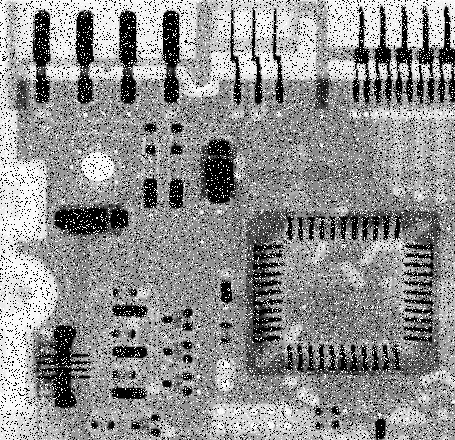
#> input picture cap3/img/335.tif, 455 x 440 px, found by its file name
$ python 335.py
#> lines starting #> are read from the running program, lines starting #| are printed output that depends on the picture
#!/usr/bin/env python
# coding: utf-8

# # imagem 3.35

# In[1]:


import numpy as np
import cv2
import matplotlib.pyplot as plt


# In[2]:


img = cv2.imread('img/335.tif')
#> img is the input picture: shape (440, 455, 3); min 0, max 255, mean 144.1


# In[5]:


blur3 = cv2.blur(img, (3,3))
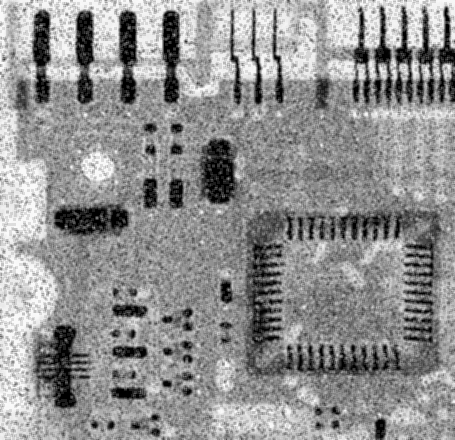
#> blur3: shape (440, 455, 3); min 0, max 253, mean 144


# In[8]:


medianblur3 = cv2.medianBlur(img, 3)
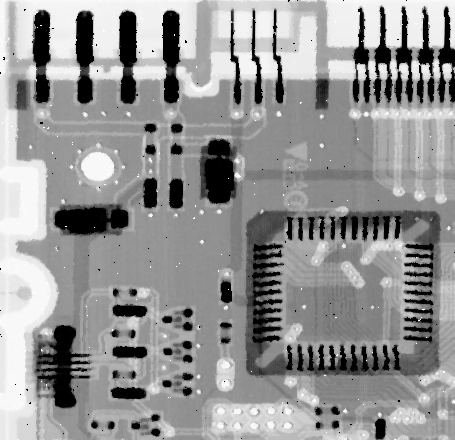
#> medianblur3: shape (440, 455, 3); min 0, max 255, mean 148.2


# In[9]:


fig, axs = plt.subplots(13)
fig.set_size_inches(12,4)

plt.subplot(131), plt.imshow(img)
plt.subplot(132), plt.imshow(blur3)
plt.subplot(133), plt.imshow(medianblur3)

plt.show()
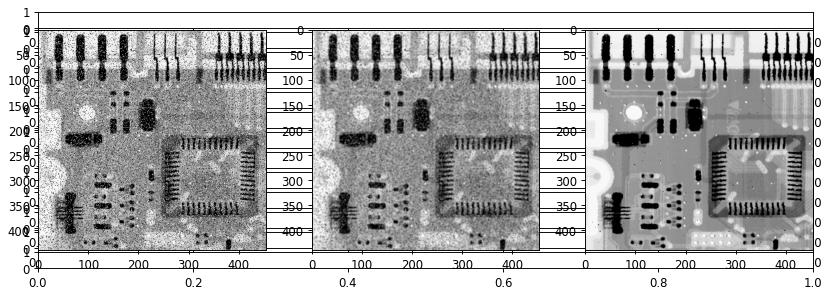
#> figure drawn by matplotlib, 3 panels


# In[ ]:

$ run again, with cap3/img/3201.tif copied over cap3/img/335.tif
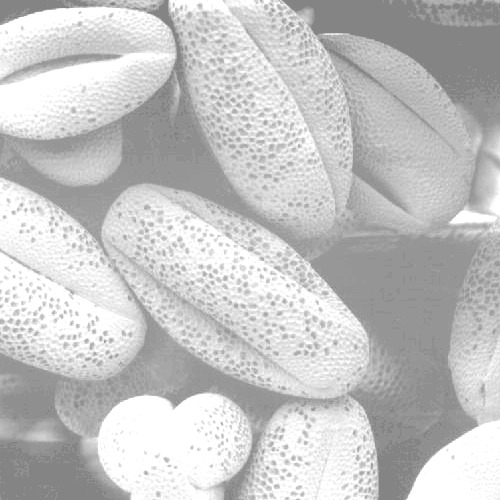
#> input picture cap3/img/3201.tif, 500 x 500 px, found by its file name
#> img is the input picture: shape (500, 500, 3); min 132, max 255, mean 196.4
#> `plt.show()`:
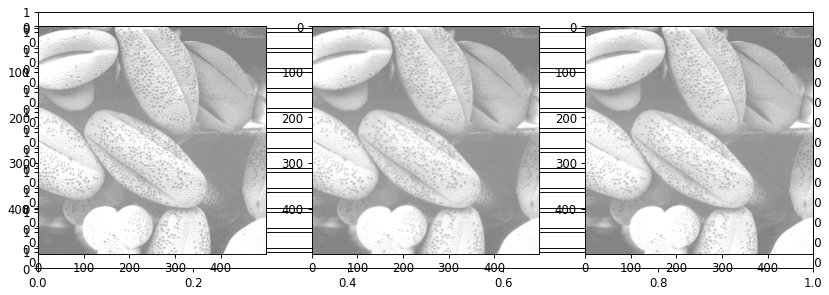
#> figure drawn by matplotlib, 3 panels
